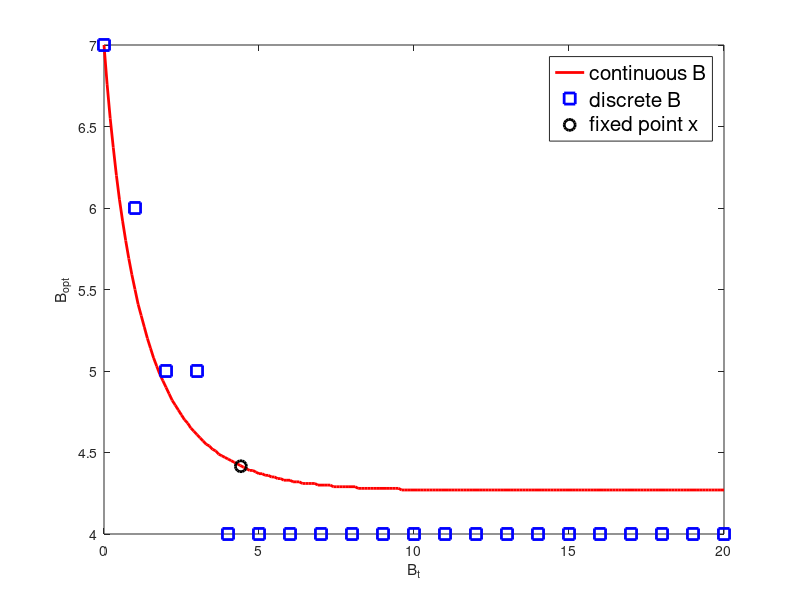

Here is the MATLAB script that generated this plot: (Note: this script raises an error after producing the figure.)
clear
lambda = 7;
mu = 4;
rho = lambda / mu;
k = 100;
c = 10;

myfun1 = @(x) (k.*lambda.^3.*(1-rho).^3./(c.^2.*rho.^3)).*(1 + 1./(rho.^(x+1)-1)).^2 + (rho.^(x+1)-1)./log(rho) - x - 1;
x_opt = fzero(myfun1, [-0.9 200]);

B_t_c = 0 : .1 : 20;
B =  0 : .01 : 150;
B_opt_c = zeros(1 , length(B_t_c));
for i  =  1 : length(B_t_c)
    % continuous
    T_g = (1/lambda).* ((B+1)./(rho.^(B+1)-1)+B+1/(1-rho)) + ...
        k*lambda^2/c^2 .*((rho.^B_t_c(i)-rho.^(B_t_c(i)+1))./(1-rho.^(B_t_c(i)+1))).^2 .* (rho.^B - rho.^(B+1))./(1-rho.^(B+1)); % object function
    [y, index] = min(T_g);
    B_opt_c(i) = B(index);
end

% discrete
B_t_d = 0 : 1 : 20;
B_d = 0 : 1 : 150;
B_opt_d = zeros(1, length(B_t_d));
for j = 1 : length(B_t_d)
    T_g_d = (1/lambda).* ((B_d+1)./(rho.^(B_d+1)-1)+B_d+1/(1-rho)) + ...
        k*lambda^2/c^2 .*((rho.^B_t_d(j)-rho.^(B_t_d(j)+1))./(1-rho.^(B_t_d(j)+1))).^2 .* (rho.^B_d - rho.^(B_d+1))./(1-rho.^(B_d+1));
   [z, index_d] = min(T_g_d);
   B_opt_d(j) = B_d(index_d);
end
figure(5829221)
plot(B_t_c, B_opt_c, 'r', 'LineWidth', 2, 'MarkerSize', 2)
hold on
plot(B_t_d, B_opt_d, 'bs', 'LineWidth', 2, 'MarkerSize', 8)
plot(x_opt, x_opt, 'ko', 'LineWidth', 2, 'MarkerSize', 8)
legend({'continuous B','discrete B','fixed point x'}, 'FontSize', 15)
xlabel('B_t')
ylabel('B_{opt}')
title('\rho = ' + string(rho), 'FontSize', 15)
grid on 